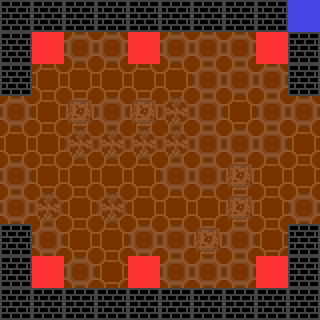

This game map was drawn from its Tiled (.tmx) file and the tilesets committed beside it. A one-line description and the full map source follow:
An orthogonal 10x10 tile map with 32x32 px tiles, 4 tile layers (Ground, Walls, Enemy Spawns, Room Exit).

<map version="1.0" orientation="orthogonal" renderorder="right-down" width="10" height="10" tilewidth="32" tileheight="32" nextobjectid="1">
 <tileset firstgid="1" name="WizardTilesetRevamped" tilewidth="32" tileheight="32" tilecount="400" columns="20">
  <image source="WizardTilesetRevamped.png" trans="010800" width="640" height="640" />
 </tileset>
 <layer name="Ground" width="10" height="10">
  <data encoding="csv">
0,0,0,0,0,0,0,0,0,0,
0,1,1,1,4,1,1,1,1,0,
0,4,4,4,4,4,1,1,1,0,
1,4,3,1,3,2,1,4,1,1,
4,4,2,2,2,2,1,1,1,4,
1,4,4,4,4,1,1,3,4,4,
1,2,4,2,4,4,4,3,4,1,
0,1,4,4,1,1,3,1,4,0,
0,1,1,4,4,1,1,1,4,0,
0,0,0,0,0,0,0,0,0,0
</data>
 </layer>
 <layer name="Walls" width="10" height="10">
  <data encoding="csv">
8,8,8,8,8,8,8,8,8,8,
8,0,0,0,0,0,0,0,0,8,
8,0,0,0,0,0,0,0,0,8,
0,0,0,0,0,0,0,0,0,0,
0,0,0,0,0,0,0,0,0,0,
0,0,0,0,0,0,0,0,0,0,
0,0,0,0,0,0,0,0,0,0,
8,0,0,0,0,0,0,0,0,8,
8,0,0,0,0,0,0,0,0,8,
8,8,8,8,8,8,8,8,8,8
</data>
 </layer>
 <layer name="Enemy Spawns" width="10" height="10">
  <data encoding="csv">
0,0,0,0,0,0,0,0,0,0,
0,6,0,0,6,0,0,0,6,0,
0,0,0,0,0,0,0,0,0,0,
0,0,0,0,0,0,0,0,0,0,
0,0,0,0,0,0,0,0,0,0,
0,0,0,0,0,0,0,0,0,0,
0,0,0,0,0,0,0,0,0,0,
0,0,0,0,0,0,0,0,0,0,
0,6,0,0,6,0,0,0,6,0,
0,0,0,0,0,0,0,0,0,0
</data>
 </layer>
 <layer name="Room Exit" width="10" height="10">
  <data encoding="csv">
0,0,0,0,0,0,0,0,0,26,
0,0,0,0,0,0,0,0,0,0,
0,0,0,0,0,0,0,0,0,0,
0,0,0,0,0,0,0,0,0,0,
0,0,0,0,0,0,0,0,0,0,
0,0,0,0,0,0,0,0,0,0,
0,0,0,0,0,0,0,0,0,0,
0,0,0,0,0,0,0,0,0,0,
0,0,0,0,0,0,0,0,0,0,
0,0,0,0,0,0,0,0,0,0
</data>
 </layer>
</map>
